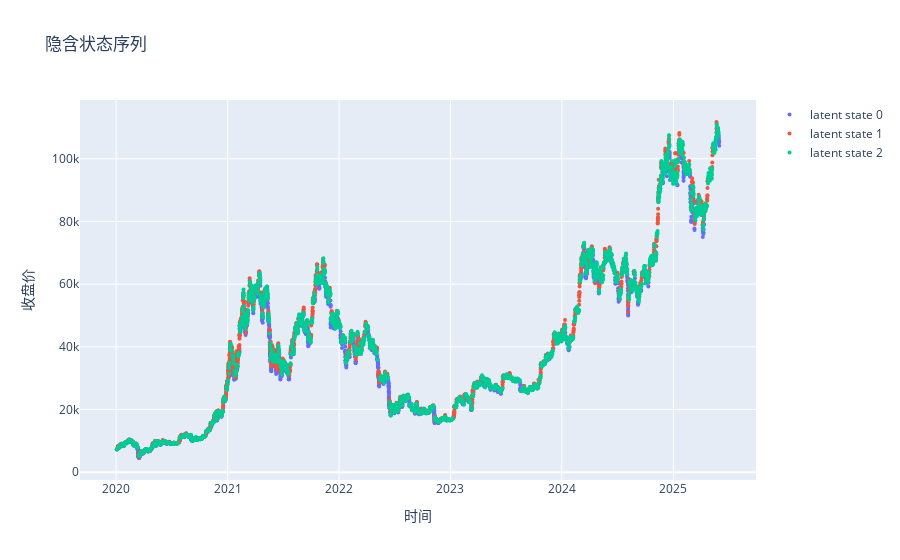

Notebook source saved alongside this figure:
### Code cell
from hmmlearn.hmm import GMMHMM
import plotly.graph_objects as go
import plotly.express as px
import pandas as pd

from jesse.helpers import timestamp_to_time

mix = 3  ### GMM mix参数

close_arr = merged_bar[:, 2]
high_arr = merged_bar[:, 3][L:]
low_arr = merged_bar[:, 4][L:]

log_return = np.log(close_arr[1:] / close_arr[:-1])[L - 1 :]
log_return_L = np.log(close_arr[L:] / close_arr[:-L])
HL_diff = np.log(high_arr / low_arr)

X = np.column_stack([HL_diff, log_return_L, log_return])

datelist = np.asarray(
    [pd.Timestamp(timestamp_to_time(i)) for i in merged_bar[:, 0][L:]]
)
closeidx = merged_bar[:, 2][L:]

assert len(datelist) == len(closeidx)
assert len(datelist) == len(X)

gmm = GMMHMM(
    n_components=3,
    n_mix=mix,
    covariance_type="diag",
    n_iter=1000,
    # weights_prior=2,
    means_weight=0.5,
    random_state=7,
)
gmm.fit(X)
latent_states_sequence = gmm.predict(X)

print(np.unique(latent_states_sequence, return_counts=True))

fig = go.Figure()
colors = px.colors.qualitative.Plotly

for i in range(gmm.n_components):
    state = latent_states_sequence == i
    fig.add_trace(
        go.Scatter(
            x=datelist[state],
            y=closeidx[state],
            mode="markers",
            name=f"latent state {i}",
            marker=dict(color=colors[i % len(colors)], size=4),
        )
    )

fig.update_layout(
    title="隐含状态序列",
    xaxis_title="时间",
    yaxis_title="收盘价",
    # width=1400,
    # height=600,
    showlegend=True,
)

fig.show()

### Figure 1 — Plotly figure (JSON) as saved in the notebook; plotly's stock layout.template omitted (floating-point values rounded to 4 significant figures; data arrays with more than 128 entries replaced by an {"elided": "..."} marker saying what was removed)
{"data": [{"marker": {"color": "#636EFA", "size": 4}, "mode": "markers", "name": "latent state 0", "type": "scatter", "x": {"elided": "1991 str values"}, "y": {"elided": "1991 float values"}}, {"marker": {"color": "#EF553B", "size": 4}, "mode": "markers", "name": "latent state 1", "type": "scatter", "x": {"elided": "2079 str values"}, "y": {"elided": "2079 float values"}}, {"marker": {"color": "#00CC96", "size": 4}, "mode": "markers", "name": "latent state 2", "type": "scatter", "x": {"elided": "3990 str values"}, "y": {"elided": "3990 float values"}}], "layout": {"showlegend": true, "title": {"text": "隐含状态序列"}, "xaxis": {"title": {"text": "时间"}}, "yaxis": {"title": {"text": "收盘价"}}}}
